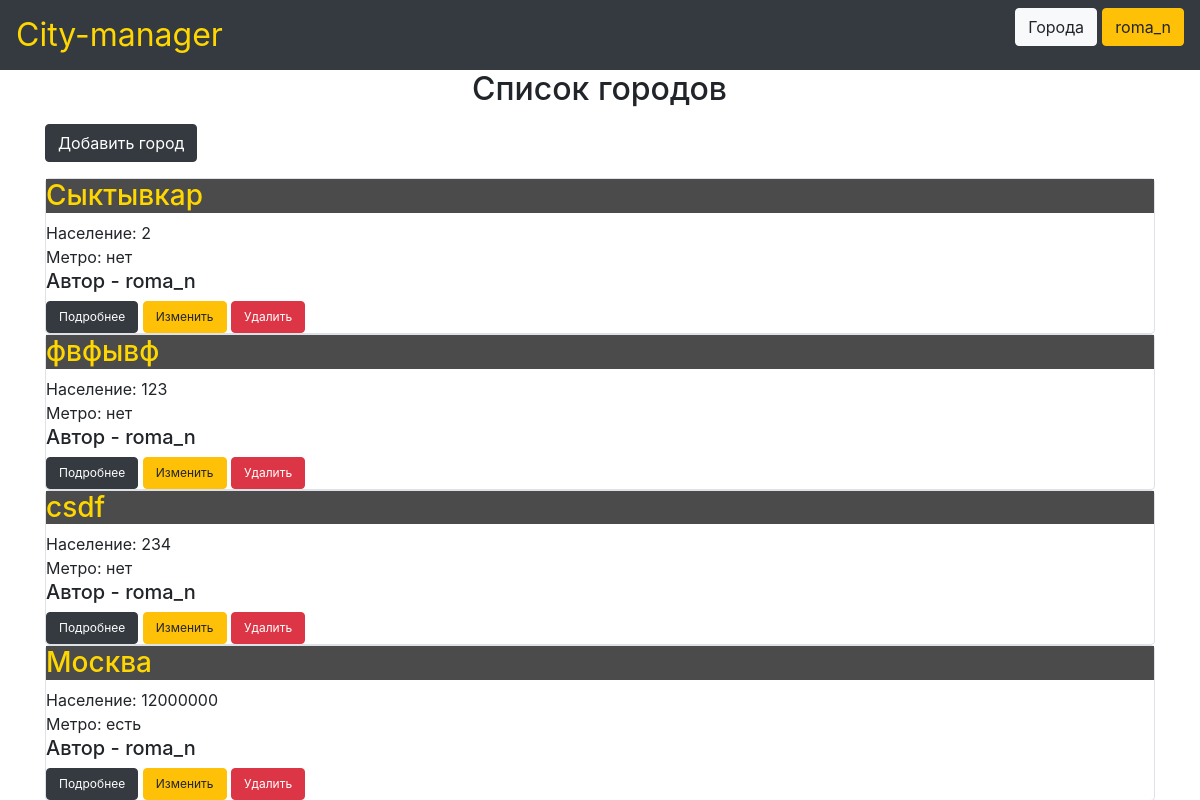
The page /main (signed in) on the database its author committed.
### data/users.py (models this page shows, shortened)
class User(SqlAlchemyBase, UserMixin):
    __tablename__ = 'users'
    id = sqlalchemy.Column(sqlalchemy.Integer,
                           primary_key=True, autoincrement=True)
    name = sqlalchemy.Column(sqlalchemy.String, unique=True, nullable=True)
    about = sqlalchemy.Column(sqlalchemy.String, nullable=True)
    email = sqlalchemy.Column(sqlalchemy.String,
                              index=True, unique=True, nullable=True)
    photo = sqlalchemy.Column(sqlalchemy.BLOB, nullable=True)
    hashed_password = sqlalchemy.Column(sqlalchemy.String, nullable=True)
    created_date = sqlalchemy.Column(sqlalchemy.DateTime,
                                     default=datetime.datetime.now)

### data/cities.py (models this page shows)
class City(SqlAlchemyBase):
    __tablename__ = 'cities'
    id = sqlalchemy.Column(sqlalchemy.Integer, primary_key=True, autoincrement=True)
    city = sqlalchemy.Column(sqlalchemy.Integer, unique=True, nullable=True)
    count_of_people = sqlalchemy.Column(sqlalchemy.String, nullable=True)
    sea = sqlalchemy.Column(sqlalchemy.Boolean, nullable=True)
    subway = sqlalchemy.Column(sqlalchemy.Boolean, nullable=True)
    information = sqlalchemy.Column(sqlalchemy.String, nullable=True)
    user_id = sqlalchemy.Column(sqlalchemy.Integer, sqlalchemy.ForeignKey("users.id"))
    user = orm.relationship('User')

### main.py (the view)
@app.route("/main")
@login_required
def main_sheet():
    db_sess = db_session.create_session()
    b_users = db_sess.query(BUsers.id).filter(BUsers.user_id == current_user.id)
    cities = db_sess.query(City).filter(City.user_id.notin_(b_users))
    return render_template("index.html", cities=cities)

### data/db_session.py (called while the page is built)
def create_session() -> Session:
    global __factory
    return __factory()

### main.py (called while the page is built)
@login_manager.user_loader
def load_user(user_id):
    db_sess = db_session.create_session()
    return db_sess.query(User).get(user_id)

### templates/index.html (shortened to what this page needs)
{% extends "base.html" %}
{% block content %}
{% if current_user.is_authenticated %}
<h2>Список городов</h2>
{% if current_user.is_authenticated %}
    <a href="/cities" class="btn btn-dark">Добавить город</a>
{% endif %}
{% for item in cities%}
<div class="col-md6 border rounded">
    <h3>{{item.city}}</h3>
    <div>
        Население: {{item.count_of_people}}
    </div>
    <div>
        Метро: {{"есть" if item.subway else "нет"}}
    </div>
    <div>
        <h5 class="city_autor">Автор - {{item.user.name}}</h5>
    </div>
    <nav>
            <a class="btn btn-dark" href="/info/{{ item.id }}" style="font-size: 12px">Подробнее</a>
    {% if current_user.is_authenticated and current_user == item.user %}
            <a href="/cities/{{ item.id }}" class="btn btn-warning" style="font-size: 12px">
                Изменить
            </a>
            <a href="/cities_delete/{{ item.id }}" class="btn btn-danger" style="font-size: 12px">
                Удалить
            </a>
    {% endif %}
    </nav>
    </div>
{% endfor %}
{% else %}
<h4 class="warning"> сначала зарегистрируйтесь</h4>
{% endif %}
{% endblock %}

### templates/base.html (shortened to what this page needs)
<!doctype html>
<html lang="en">
<head>
    <link rel="stylesheet"
          href="https://stackpath.bootstrapcdn.com/bootstrap/4.4.1/css/bootstrap.min.css"
>
    <link rel="stylesheet" type="text/css" href="{{url_for('static', filename='css/style.css')}}" />
</head>
<body>
<header>
    <nav class="navbar navbar-dark bg-dark">
        <a style="color: gold; margin-left: 0; margin-right: auto; width: 16em;font-size: 2rem;" href="/">City-manager</a>
        {% if current_user.is_authenticated %}
        <p>
            <a class="btn btn-light" href="/main">Города</a>
            <a class="btn btn-warning" href="/users/{{ current_user.id }}">{{ current_user.name }}</a>
        </p>
        {% else %}
        <p>
            <a class="btn btn-light" href="/register">Зарегистрироваться</a>
            <a class="btn btn-warning" href="/login">Войти</a>
        </p>
        {% endif %}
    </nav>
</header>
<main role="main" class="container">
    {% block content %}{% endblock %}
</main>
</body>
</html>

### static/css/style.css (style rules this page uses)
h2 { margin-left: auto; margin-right: auto; width: 8em }
h3 { color: gold; background-color: #4b4b4b }
h5.city_autor { width: 50em }
p { color: black; font-size: 1.2em }

### rows shown on the page
User: name "roma_n"
City: city "Сыктывкар", count_of_people "2", subway "нет", user.name "roma_n"
City: city "фвфывф", count_of_people "123", subway "нет", user.name "roma_n"
City: city "csdf", count_of_people "234", subway "нет", user.name "roma_n"
City: city "Москва", count_of_people "12000000", subway "есть", user.name "roma_n"
